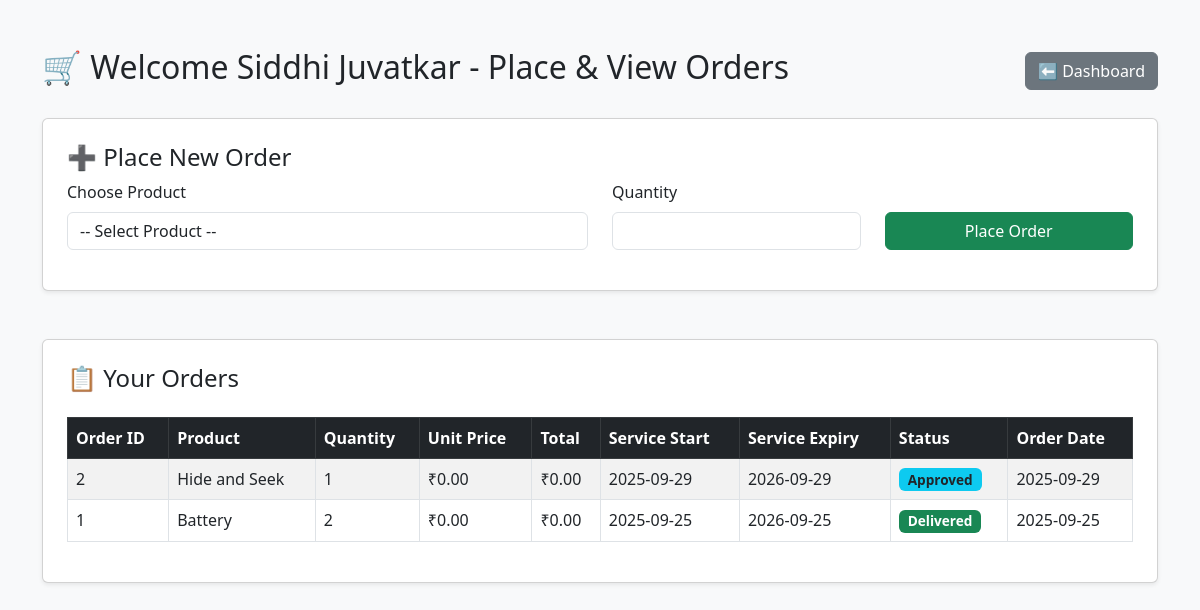
The page /customer_orders.php (signed in) on the database its author committed.
### tables this page shows
CREATE TABLE `orders` (
  `order_id` int(11) NOT NULL,
  `customer_id` int(11) NOT NULL,
  `product_id` int(11) NOT NULL,
  `quantity` int(11) DEFAULT '1',
  `price` decimal(10,2) NOT NULL,
  `order_date` date NOT NULL,
  `service_start` date DEFAULT NULL,
  `service_expiry` date DEFAULT NULL,
  `status` enum('pending','approved','delivered','cancelled') DEFAULT 'pending'
);

CREATE TABLE `products` (
  `product_id` int(11) NOT NULL,
  `name` varchar(100) NOT NULL,
  `category` varchar(100) NOT NULL,
  `total_qty` int(11) NOT NULL,
  `sold_qty` int(11) DEFAULT '0',
  `remaining_qty` int(11) DEFAULT '0',
  `created_at` timestamp NOT NULL DEFAULT CURRENT_TIMESTAMP,
  `type` varchar(100) DEFAULT NULL,
  `company` varchar(100) DEFAULT NULL,
  `model_no` varchar(100) DEFAULT NULL,
  `warranty` int(11) DEFAULT NULL,
  `servicing_warranty` int(11) DEFAULT NULL,
  `frequency_service` int(11) DEFAULT NULL,
  `price` decimal(10,2) NOT NULL DEFAULT '0.00'
);

### customer_orders.php (the view, shortened to what this page needs)
<?php
include 'db.php';
$customer_id = $_SESSION['customer_id'];
$customer_name = $_SESSION['customer_name'] ?? "Customer";
$order_stmt = $conn->prepare("SELECT o.order_id, o.order_date, o.status, o.quantity, o.price,
                                     o.service_start, o.service_expiry,
                                     p.name AS product_name
                              FROM orders o
                              JOIN products p ON o.product_id = p.product_id
                              WHERE o.customer_id = ?
                              ORDER BY o.order_date DESC");
$order_stmt->bind_param("i", $customer_id);
$order_stmt->execute();
$orders = $order_stmt->get_result();
?>
<!DOCTYPE html>
<html lang="en">
<head>
  <link href="https://cdn.jsdelivr.net/npm/bootstrap@5.3.0/dist/css/bootstrap.min.css" rel="stylesheet">
</head>
<body>
<div class="container mt-5">
  <div class="d-flex justify-content-between align-items-center mb-4">
    <h2>🛒 Welcome <?= htmlspecialchars($customer_name) ?> - Place & View Orders</h2>
    <a href="customer_dashboard.php" class="btn btn-secondary">⬅ Dashboard</a>
  </div>
  <div class="card p-4 shadow-sm mb-5">
    <h4>➕ Place New Order</h4>
    <form method="POST">
      <div class="row">
        <div class="col-md-6 mb-3">
          <label class="form-label">Choose Product</label>
          <select name="product_id" class="form-control" required>
            <option value="">-- Select Product --</option>
          </select>
        </div>
        <div class="col-md-3 mb-3">
          <label class="form-label">Quantity</label>
          <input type="number" name="quantity" class="form-control" min="1" required>
        </div>
        <div class="col-md-3 mb-3 d-flex align-items-end">
          <button type="submit" class="btn btn-success w-100">Place Order</button>
        </div>
      </div>
    </form>
  </div>
  <div class="card p-4 shadow-sm">
    <h4>📋 Your Orders</h4>
    <div class="table-responsive mt-3">
      <table class="table table-bordered table-striped bg-white">
        <thead class="table-dark">
          <tr>
            <th>Order ID</th>
            <th>Product</th>
            <th>Quantity</th>
            <th>Unit Price</th>
            <th>Total</th>
            <th>Service Start</th>
            <th>Service Expiry</th>
            <th>Status</th>
            <th>Order Date</th>
          </tr>
        </thead>
        <tbody>
          <?php if ($orders->num_rows > 0): ?>
            <?php while ($row = $orders->fetch_assoc()): ?>
              <?php
                $status = strtolower($row['status']);
                switch ($status) {
                  case 'approved':  $status_class = 'bg-info text-dark'; break;
                  case 'delivered': $status_class = 'bg-success'; break;
                }
                $unit_price = (float)$row['price'];
                $total = $row['quantity'] * $unit_price;
              ?>
              <tr>
                <td><?= $row['order_id'] ?></td>
                <td><?= htmlspecialchars($row['product_name']) ?></td>
                <td><?= $row['quantity'] ?></td>
                <td>₹<?= number_format($unit_price, 2) ?></td>
                <td>₹<?= number_format($total, 2) ?></td>
                <td><?= $row['service_start'] ?? '—' ?></td>
                <td><?= $row['service_expiry'] ?? '—' ?></td>
                <td><span class="badge <?= $status_class ?>"><?= ucfirst($status) ?></span></td>
                <td><?= $row['order_date'] ?></td>
              </tr>
            <?php endwhile; ?>
          <?php else: ?>
            <tr><td colspan="9" class="text-center">No orders found.</td></tr>
          <?php endif; ?>
        </tbody>
      </table>
    </div>
  </div>
</div>
</body>
</html>

### customer_orders.php (style rules this page uses)
body { background-color: #f8f9fa; }
.badge { font-size: 0.85rem; }

### rows shown on the page
orders: order_id "2", product.name "Hide and Seek", quantity "1", price "0.00", service_start "2025-09-29", service_expiry "2026-09-29", status "Approved", order_date "2025-09-29"
orders: order_id "1", product.name "Battery", quantity "2", price "0.00", service_start "2025-09-25", service_expiry "2026-09-25", status "Delivered", order_date "2025-09-25"

### other values the page prints
$customer_name "Siddhi Juvatkar"
